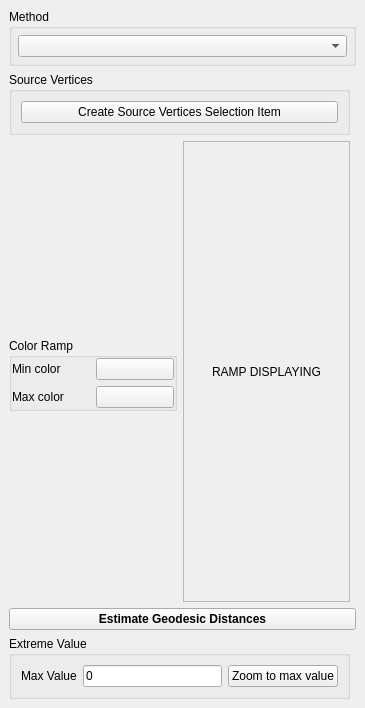
<?xml version="1.0" encoding="UTF-8"?>
<ui version="4.0">
 <class>HeatMethodWidget</class>
 <widget class="QDockWidget" name="HeatMethodWidget">
  <property name="enabled">
   <bool>true</bool>
  </property>
  <property name="geometry">
   <rect>
    <x>0</x>
    <y>0</y>
    <width>365</width>
    <height>708</height>
   </rect>
  </property>
  <property name="minimumSize">
   <size>
    <width>365</width>
    <height>708</height>
   </size>
  </property>
  <property name="windowTitle">
   <string>Heat Method</string>
  </property>
  <widget class="QWidget" name="dockWidgetContents">
   <layout class="QGridLayout" name="gridLayout_3">
    <item row="3" column="0">
     <layout class="QGridLayout" name="coloringGroup" columnstretch="50,50">
      <item row="2" column="0">
       <spacer name="verticalSpacer_4">
        <property name="enabled">
         <bool>true</bool>
        </property>
        <property name="orientation">
         <enum>Qt::Vertical</enum>
        </property>
        <property name="sizeHint" stdset="0">
         <size>
          <width>20</width>
          <height>40</height>
         </size>
        </property>
       </spacer>
      </item>
      <item row="0" column="1" rowspan="3">
       <widget class="QScrollArea" name="scrollArea">
        <property name="enabled">
         <bool>true</bool>
        </property>
        <property name="widgetResizable">
         <bool>true</bool>
        </property>
        <widget class="QWidget" name="scrollAreaWidgetContents">
         <property name="geometry">
          <rect>
           <x>0</x>
           <y>0</y>
           <width>161</width>
           <height>371</height>
          </rect>
         </property>
         <layout class="QGridLayout" name="gridLayout_5">
          <item row="0" column="0" alignment="Qt::AlignHCenter">
           <widget class="QLabel" name="legendLabel">
            <property name="enabled">
             <bool>true</bool>
            </property>
            <property name="text">
             <string>RAMP DISPLAYING</string>
            </property>
           </widget>
          </item>
         </layout>
        </widget>
       </widget>
      </item>
      <item row="1" column="0">
       <widget class="QGroupBox" name="coloringChoiceGroup">
        <property name="enabled">
         <bool>true</bool>
        </property>
        <property name="title">
         <string>Color Ramp</string>
        </property>
        <layout class="QGridLayout" name="gridLayout_2" columnstretch="50,50">
         <property name="leftMargin">
          <number>0</number>
         </property>
         <property name="topMargin">
          <number>0</number>
         </property>
         <property name="rightMargin">
          <number>0</number>
         </property>
         <property name="bottomMargin">
          <number>0</number>
         </property>
         <item row="2" column="0">
          <widget class="QLabel" name="minColorLabel">
           <property name="enabled">
            <bool>true</bool>
           </property>
           <property name="text">
            <string>Min color</string>
           </property>
          </widget>
         </item>
         <item row="2" column="1">
          <widget class="QPushButton" name="minColorButton">
           <property name="enabled">
            <bool>true</bool>
           </property>
           <property name="styleSheet">
            <string notr="true"/>
           </property>
           <property name="text">
            <string/>
           </property>
          </widget>
         </item>
         <item row="4" column="0">
          <widget class="QLabel" name="maxColorLabel">
           <property name="enabled">
            <bool>true</bool>
           </property>
           <property name="text">
            <string>Max color</string>
           </property>
          </widget>
         </item>
         <item row="4" column="1">
          <widget class="QPushButton" name="maxColorButton">
           <property name="enabled">
            <bool>true</bool>
           </property>
           <property name="text">
            <string/>
           </property>
          </widget>
         </item>
        </layout>
       </widget>
      </item>
      <item row="0" column="0">
       <spacer name="verticalSpacer">
        <property name="enabled">
         <bool>true</bool>
        </property>
        <property name="orientation">
         <enum>Qt::Vertical</enum>
        </property>
        <property name="sizeHint" stdset="0">
         <size>
          <width>20</width>
          <height>40</height>
         </size>
        </property>
       </spacer>
      </item>
     </layout>
    </item>
    <item row="0" column="0" colspan="2">
     <widget class="QGroupBox" name="methodGroup">
      <property name="enabled">
       <bool>true</bool>
      </property>
      <property name="title">
       <string>Method</string>
      </property>
      <layout class="QVBoxLayout" name="verticalLayout_2">
       <property name="leftMargin">
        <number>6</number>
       </property>
       <property name="topMargin">
        <number>6</number>
       </property>
       <property name="rightMargin">
        <number>6</number>
       </property>
       <property name="bottomMargin">
        <number>6</number>
       </property>
       <item>
        <widget class="QComboBox" name="methodBox">
         <property name="enabled">
          <bool>true</bool>
         </property>
        </widget>
       </item>
      </layout>
     </widget>
    </item>
    <item row="13" column="0">
     <widget class="QGroupBox" name="extremeValueGroup">
      <property name="enabled">
       <bool>true</bool>
      </property>
      <property name="title">
       <string>Extreme Value</string>
      </property>
      <layout class="QGridLayout" name="gridLayout">
       <item row="1" column="2">
        <widget class="QPushButton" name="zoomToMaxButton">
         <property name="enabled">
          <bool>true</bool>
         </property>
         <property name="text">
          <string>Zoom to max value</string>
         </property>
        </widget>
       </item>
       <item row="1" column="0">
        <widget class="QLabel" name="extremeValueMaxLabel">
         <property name="enabled">
          <bool>true</bool>
         </property>
         <property name="text">
          <string>Max Value</string>
         </property>
        </widget>
       </item>
       <item row="1" column="1">
        <widget class="DoubleEdit" name="maxBox">
         <property name="enabled">
          <bool>true</bool>
         </property>
         <property name="text">
          <string>0</string>
         </property>
         <property name="readOnly">
          <bool>true</bool>
         </property>
        </widget>
       </item>
      </layout>
     </widget>
    </item>
    <item row="11" column="0" colspan="2">
     <widget class="QPushButton" name="estimateDistancesButton">
      <property name="enabled">
       <bool>true</bool>
      </property>
      <property name="font">
       <font>
        <family>Cantarell</family>
        <bold>true</bold>
       </font>
      </property>
      <property name="text">
       <string>Estimate Geodesic Distances</string>
      </property>
     </widget>
    </item>
    <item row="2" column="0">
     <widget class="QGroupBox" name="sourcesGroup">
      <property name="enabled">
       <bool>true</bool>
      </property>
      <property name="title">
       <string>Source Vertices</string>
      </property>
      <layout class="QGridLayout" name="gridLayout_4">
       <item row="0" column="0">
        <widget class="QPushButton" name="createSourceVerticesButton">
         <property name="enabled">
          <bool>true</bool>
         </property>
         <property name="toolTip">
          <string extracomment="Use 'Shift + Left Click'"/>
         </property>
         <property name="toolTipDuration">
          <number>1</number>
         </property>
         <property name="text">
          <string>Create Source Vertices Selection Item</string>
         </property>
        </widget>
       </item>
      </layout>
     </widget>
    </item>
   </layout>
  </widget>
 </widget>
 <customwidgets>
  <customwidget>
   <class>DoubleEdit</class>
   <extends>QLineEdit</extends>
   <header>CGAL_double_edit.h</header>
  </customwidget>
 </customwidgets>
 <resources/>
 <connections/>
</ui>
